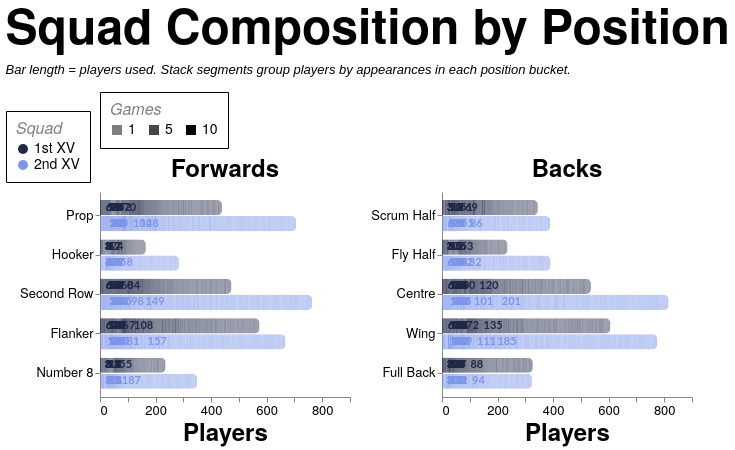

Express this chart as Vega-Lite.
### Vega-Lite specification from a JSON file in a GitHub repository (floating-point values rounded to 4 significant figures; data arrays with more than 128 entries replaced by an {"elided": "..."} marker saying what was removed)
{"config": {"axis": {"labelFont": "PT Sans Narrow, Helvetica Neue, Helvetica, Arial, sans-serif", "titleFont": "PT Sans Narrow, Helvetica Neue, Helvetica, Arial, sans-serif", "labelFontSize": 13, "titleFontSize": 24, "gridColor": "#202947", "gridOpacity": 0.2, "zindex": 1}, "text": {"font": "Lato, sans-serif"}, "bar": {"cornerRadiusEnd": 5}, "header": {"labelFont": "PT Sans Narrow, Helvetica Neue, Helvetica, Arial, sans-serif", "titleFont": "PT Sans Narrow, Helvetica Neue, Helvetica, Arial, sans-serif", "labelFontSize": 24, "titleFontSize": 28, "labelFontWeight": "bold", "orient": "left"}, "legend": {"labelFont": "PT Sans Narrow, Helvetica Neue, Helvetica, Arial, sans-serif", "titleFont": "PT Sans Narrow, Helvetica Neue, Helvetica, Arial, sans-serif", "labelFontSize": 14, "titleFontSize": 16, "titlePadding": 5, "fillColor": "white", "strokeColor": "black", "padding": 10, "titleFontWeight": "lighter", "titleFontStyle": "italic", "titleColor": "gray", "offset": 10}, "title": {"font": "PT Sans Narrow, Helvetica Neue, Helvetica, Arial, sans-serif", "fontSize": 48, "fontWeight": "bold", "anchor": "start", "align": "center", "titlePadding": 20, "subtitlePadding": 10, "subtitleFontSize": 13, "subtitleColor": "", "subtitleFontStyle": "italic", "offset": 15, "color": "black"}, "axisX": {"labelAngle": 0}, "facet": {"title": null, "header": null, "align": {"row": "each", "column": "each"}, "spacing": 10}, "resolve": {"scale": {"y": "independent", "facet": "independent"}}, "background": "transparent", "scale": {"offsetBandPaddingOuter": 0.2, "offsetBandPaddingInner": 0.1}, "view": {"stroke": null, "background": "transparent"}}, "data": {"name": "data-54f5e2de58caefe11117540f22e154dc"}, "facet": {"column": {"field": "unit", "sort": ["Forwards", "Backs"], "title": null, "type": "nominal"}}, "spec": {"layer": [{"mark": {"type": "bar"}, "encoding": {"color": {"field": "squad", "legend": {"labelExpr": "datum.value + ' XV'", "orient": "bottom-right", "title": "Squad"}, "scale": {"domain": ["1st", "2nd"], "range": ["#202946", "#7d96e8"]}, "type": "nominal"}, "detail": {"field": "games", "type": "quantitative"}, "opacity": {"field": "games", "legend": {"orient": "top", "title": "Games", "titleOrient": "top", "values": [1, 5, 10]}, "scale": {"domain": [1, 10], "range": [0.5, 1]}, "type": "quantitative"}, "order": {"field": "games", "sort": "descending", "type": "quantitative"}, "tooltip": [{"field": "season", "title": "Season", "type": "nominal"}, {"field": "squad", "title": "Squad", "type": "nominal"}, {"field": "unit", "title": "Unit", "type": "nominal"}, {"field": "position", "title": "Position", "type": "nominal"}, {"field": "players", "title": "Players", "type": "quantitative"}, {"field": "games", "title": "Appearances per player", "type": "quantitative"}, {"field": "singlePlayer", "title": "Player", "type": "nominal"}], "x": {"axis": {"grid": false, "tickMinStep": 1}, "field": "players", "stack": "zero", "title": "Players", "type": "quantitative"}, "y": {"field": "position", "sort": {"field": "position_order", "op": "min", "order": "ascending"}, "title": null, "type": "nominal"}, "yOffset": {"field": "squad", "scale": {"paddingInner": 0.05, "paddingOuter": 0.01}, "sort": ["1st", "2nd"], "type": "nominal"}}}, {"mark": {"type": "text", "align": "left", "baseline": "middle", "dx": 4, "fontSize": 11, "fontWeight": "bold"}, "encoding": {"color": {"field": "squad", "legend": {"labelExpr": "datum.value + ' XV'", "orient": "bottom-right", "title": "Squad"}, "scale": {"domain": ["1st", "2nd"], "range": ["#202946", "#7d96e8"]}, "type": "nominal"}, "text": {"field": "total_players", "format": ".0f", "type": "quantitative"}, "tooltip": [{"field": "season", "title": "Season", "type": "nominal"}, {"field": "countModeLabel", "title": "Position Count Mode", "type": "nominal"}, {"field": "squad", "title": "Squad", "type": "nominal"}, {"field": "unit", "title": "Unit", "type": "nominal"}, {"field": "position", "title": "Position", "type": "nominal"}, {"field": "total_players", "title": "Total Players", "type": "quantitative"}, {"field": "singlePlayer", "title": "Player", "type": "nominal"}], "x": {"axis": {"grid": false, "tickMinStep": 1}, "field": "total_players", "type": "quantitative"}, "y": {"field": "position", "sort": {"field": "position_order", "op": "min", "order": "ascending"}, "title": null, "type": "nominal"}, "yOffset": {"field": "squad", "scale": {"paddingInner": 0.05, "paddingOuter": 0.01}, "sort": ["1st", "2nd"], "type": "nominal"}}, "transform": [{"aggregate": [{"op": "sum", "field": "players", "as": "total_players"}], "groupby": ["season", "countMode", "countModeLabel", "squad", "unit", "position", "position_order"]}]}], "height": {"step": 16}, "width": 250}, "resolve": {"scale": {"x": "shared", "y": "independent"}}, "spacing": 20, "title": {"text": "Squad Composition by Position", "subtitle": ["Bar length = players used. Stack segments group players by appearances in each position bucket."]}, "$schema": "https://vega.github.io/schema/vega-lite/v5.20.1.json", "datasets": {"data-54f5e2de58caefe11117540f22e154dc": {"elided": "4966 records"}}}
